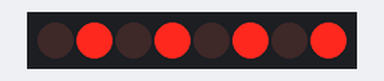
The sketch below on a simulated Arduino Uno, built with avr-gcc and run on an emulated ATmega328P. On the bench: 8 shift-register outputs drawn as a row of LEDs (first output left, lit = HIGH). Wiring (inferred from the names in the program): shift register (74HC595): data pin 12; shift clock pin 9; latch pin 11. Wiring (inferred from the signals the program sends): row of LEDs: on Q0, Q1, Q2, Q3, Q4, Q5, Q6, Q7.

Above: at 0.12 s.
At 2.37 s:
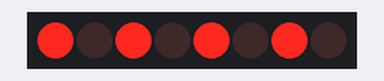
Timing chart, 0 to 3.0 s (numbered marks = the images above):
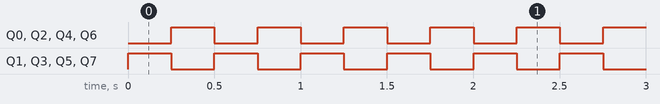

Measured:
- by itself, Q0–7: alternates HIGH for 0.25 s and LOW for 0.25 s

The sketch:

pattern.ino.ino
```cpp
 int latchPin=11;
 int clockPin=9;
 int dataPin=12;


 byte LED1s=0b10101010;
 byte LED2s=0b01010101;


void setup() {
Serial.begin(9600);
pinMode (latchPin,OUTPUT);
pinMode(dataPin,OUTPUT);
pinMode(clockPin,OUTPUT);
}

void loop() {
digitalWrite(latchPin,LOW);
shiftOut (dataPin,clockPin,MSBFIRST,LED1s);
digitalWrite(latchPin,HIGH);
//Serial.println(LED1s, HEX);
delay(250);
digitalWrite(latchPin,LOW);
shiftOut (dataPin,clockPin,MSBFIRST,LED2s);
digitalWrite(latchPin,HIGH);
//Serial.println(LED2s, HEX);
delay(250);

}
```
